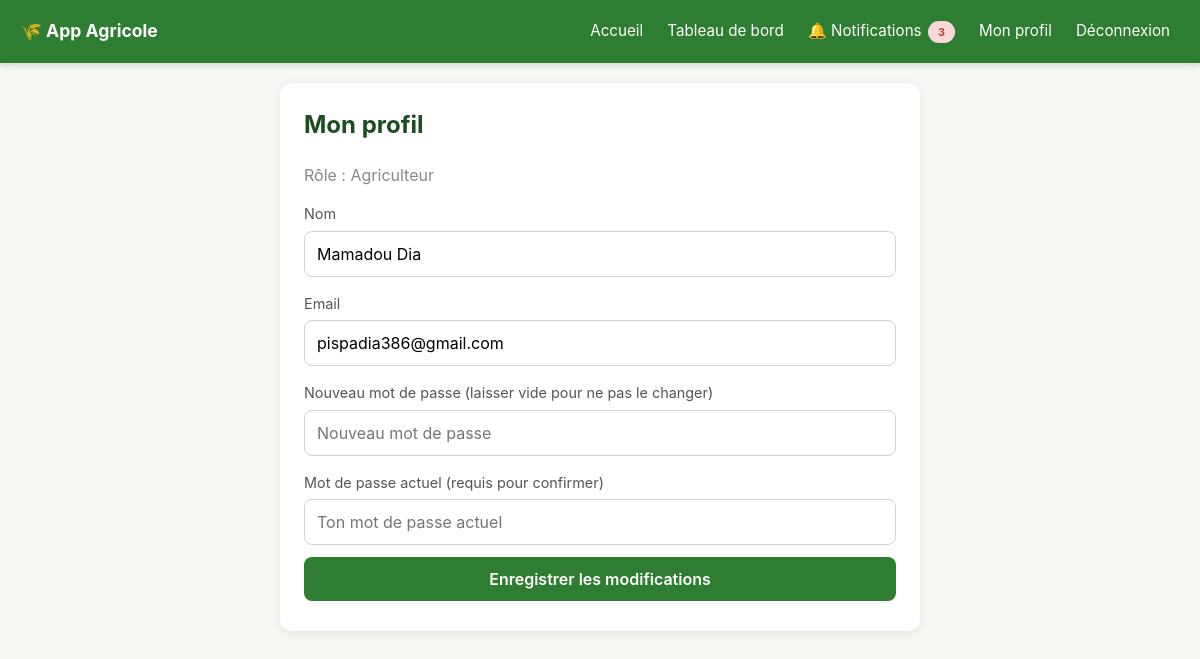
The app's page /mon-profil (signed in) with its own data.
### tables this page shows
CREATE TABLE utilisateurs (
                id INTEGER PRIMARY KEY AUTOINCREMENT,
                nom TEXT NOT NULL,
                email TEXT NOT NULL UNIQUE,
                mot_de_passe TEXT NOT NULL,
                role TEXT NOT NULL CHECK(role IN ('client', 'agriculteur', 'fournisseur', 'financeur'))
            );

### app.py (the view, shortened to what this page needs)
@app.route("/mon-profil", methods=["GET", "POST"])
def mon_profil():
    if not utilisateur_connecte():
        return redirect(url_for("connexion"))
    connexion_bd = get_connexion()
    utilisateur = connexion_bd.execute(
        "SELECT * FROM utilisateurs WHERE id = ?", (session["utilisateur_id"],)
    ).fetchone()
    connexion_bd.close()
    return render_template("mon_profil.html", utilisateur=utilisateur)

### app.py (called while the page is built, shortened)
def utilisateur_connecte():
    return "utilisateur_id" in session

def compter_notifications_non_lues(utilisateur_id, role):
    connexion_bd = get_connexion()
    total = 0
    if role == "agriculteur":
        r = connexion_bd.execute(
            """SELECT COUNT(*) AS n FROM commandes
               JOIN recoltes ON commandes.recolte_id = recoltes.id
               WHERE recoltes.agriculteur_id = ? AND commandes.lu = 0""",
            (utilisateur_id,)
        ).fetchone()
        total += r["n"]
        r = connexion_bd.execute(
            """SELECT COUNT(*) AS n FROM contacts_demande
               JOIN demandes_financement ON contacts_demande.demande_id = demandes_financement.id
               WHERE demandes_financement.agriculteur_id = ? AND contacts_demande.lu = 0""",
            (utilisateur_id,)
        ).fetchone()
        total += r["n"]
    connexion_bd.close()
    return total

@app.context_processor
def injecter_notifications():
    if utilisateur_connecte():
        return {"nb_notifications": compter_notifications_non_lues(session["utilisateur_id"], session["role"])}
    return {"nb_notifications": 0}

### database.py (called while the page is built)
def get_connexion():
    if UTILISE_POSTGRES:
        connexion_brute = psycopg2.connect(
            DATABASE_URL, cursor_factory=psycopg2.extras.RealDictCursor
        )
    else:
        connexion_brute = sqlite3.connect(DB_NAME)
        connexion_brute.row_factory = sqlite3.Row
    return ConnexionCompatible(connexion_brute)

    def execute(self, requete, parametres=()):
        curseur = self._connexion.cursor()
        if UTILISE_POSTGRES:
            requete = requete.replace("?", "%s")
        curseur.execute(requete, parametres)
        return curseur

    def close(self):
        self._connexion.close()

### templates/mon_profil.html
{% extends "base.html" %}
{% block contenu %}
    <h2>Mon profil</h2>
    <p style="color:#888; text-transform: capitalize;">Rôle : {{ utilisateur.role }}</p>
    <form method="POST">
        <label>Nom</label>
        <input type="text" name="nom" value="{{ utilisateur.nom }}" required>
        <label>Email</label>
        <input type="email" name="email" value="{{ utilisateur.email }}" required>
        <label>Nouveau mot de passe (laisser vide pour ne pas le changer)</label>
        <input type="password" name="nouveau_mot_de_passe" placeholder="Nouveau mot de passe">
        <label>Mot de passe actuel (requis pour confirmer)</label>
        <input type="password" name="mot_de_passe_actuel" placeholder="Ton mot de passe actuel" required>
        <button type="submit">Enregistrer les modifications</button>
    </form>
{% endblock %}

### templates/base.html (style rules this page uses)
* { box-sizing: border-box; }
body { font-family: -apple-system, BlinkMacSystemFont, "Segoe UI", Arial, sans-serif; background-color: #f4f7f2; margin: 0; padding: 0; color: #222; line-height: 1.5; }
h1, h2, h3 { color: #1b4d1e; margin-top: 0; }
input, select, textarea, button { width: 100%; padding: 12px; margin: 6px 0; border-radius: 8px; border: 1px solid #d0d0d0; font-family: inherit; font-size: 1em; }
label { font-size: 0.9em; color: #555; margin-top: 10px; display: block; }
button { background-color: #2e7d32; color: white; border: none; cursor: pointer; font-weight: 600; transition: background-color 0.15s; }

### records on screen
utilisateurs: role "Agriculteur", nom "Mamadou Dia", email "pispadia386@gmail.com"

### other values on screen
{{ nb_notifications }} "3"
